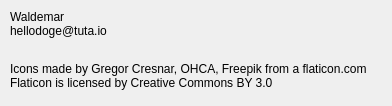
<?xml version="1.0" encoding="UTF-8"?>
<ui version="4.0">
 <class>DialogAuthor</class>
 <widget class="QDialog" name="DialogAuthor">
  <property name="geometry">
   <rect>
    <x>0</x>
    <y>0</y>
    <width>392</width>
    <height>106</height>
   </rect>
  </property>
  <property name="windowTitle">
   <string>Тут должно это быть</string>
  </property>
  <property name="windowIcon">
   <iconset>
    <normaloff>media/icon0.png</normaloff>media/icon0.png</iconset>
  </property>
  <widget class="QLabel" name="label">
   <property name="geometry">
    <rect>
     <x>10</x>
     <y>10</y>
     <width>281</width>
     <height>41</height>
    </rect>
   </property>
   <property name="text">
    <string>Waldemar
hellodoge@tuta.io
</string>
   </property>
   <property name="alignment">
    <set>Qt::AlignLeading|Qt::AlignLeft|Qt::AlignTop</set>
   </property>
  </widget>
  <widget class="QLabel" name="label_2">
   <property name="geometry">
    <rect>
     <x>10</x>
     <y>40</y>
     <width>491</width>
     <height>71</height>
    </rect>
   </property>
   <property name="text">
    <string>Icons made by Gregor Cresnar, OHCA, Freepik from а flaticon.com
Flaticon is licensed by Creative Commons BY 3.0</string>
   </property>
  </widget>
 </widget>
 <resources/>
 <connections/>
</ui>
